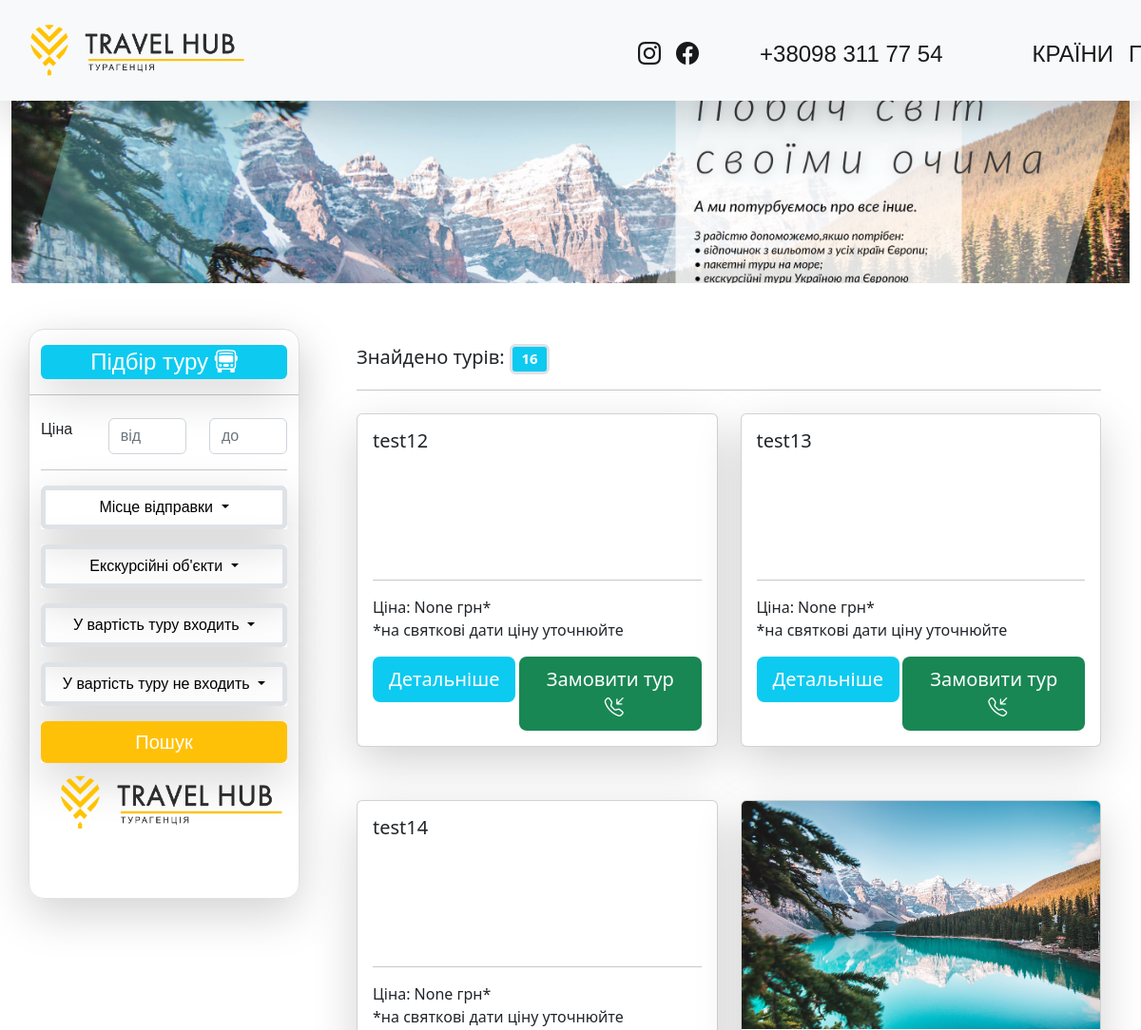
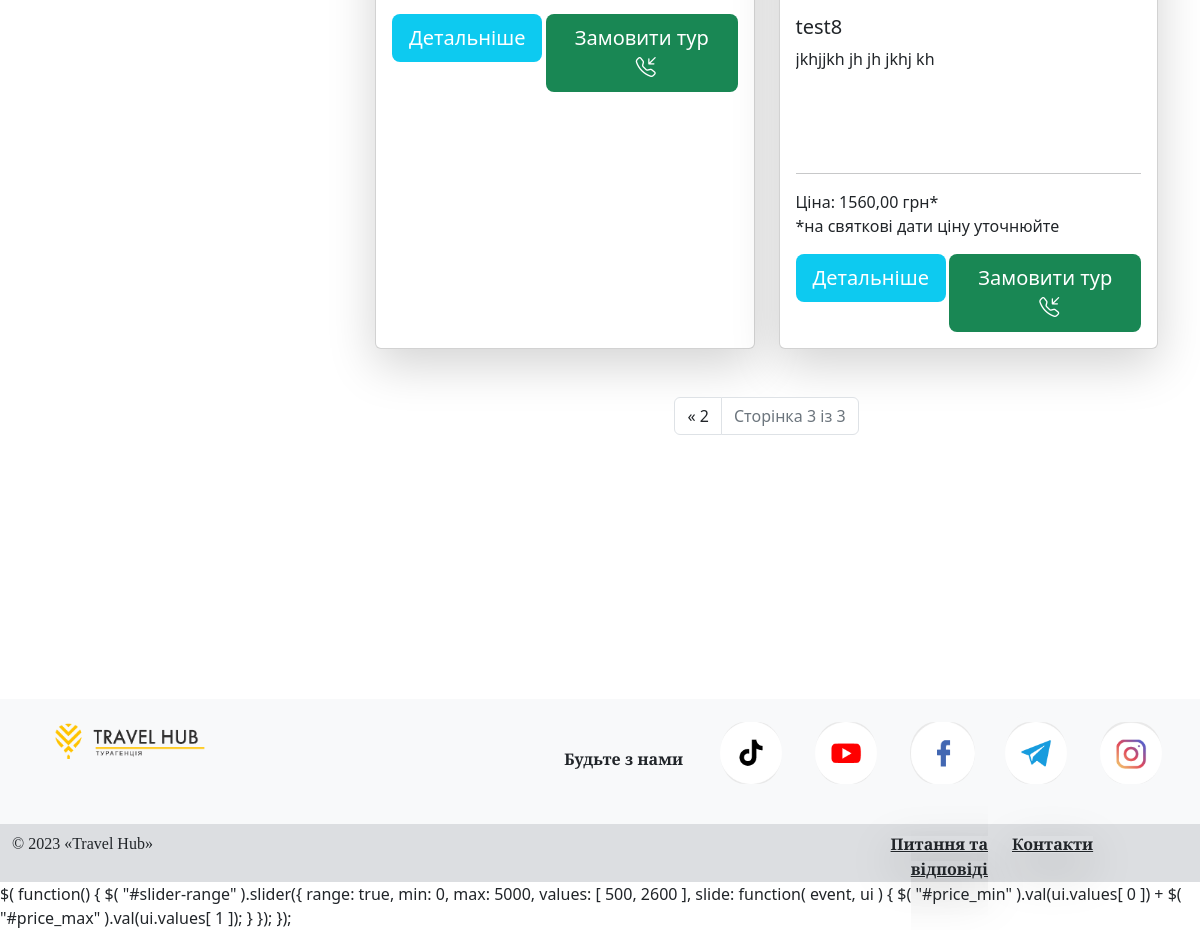
/catalog/?page=3, run on the app's committed database (2 pictures, top to bottom).
### main/models.py (models this page shows, shortened)
class Tour(models.Model):
    name = models.CharField(verbose_name='Назва туру', max_length=100)
    price = models.DecimalField(verbose_name='Вартість', max_digits=10, decimal_places=2,  blank=True, null=True)
    description = models.TextField(verbose_name='Короткий опис туру',  blank=True)
    main_photo = models.FileField(verbose_name='Головне фото', blank=True, upload_to='tour_main_photo/')
    start_place = models.ManyToManyField(StartPlace, verbose_name='Місце посадки',  blank=True)
    plan = models.TextField(verbose_name='План туру', blank=True)
    tour_objects = models.ManyToManyField(TourObject, verbose_name="Екскурсійні об'єкти", blank=True)
    price_include = models.ManyToManyField(PriceInclude, verbose_name='У вартість туру входить', blank=True)
    price_exclude = models.ManyToManyField(PriceExclude, verbose_name='У вартість туру не входить', blank=True)
    food = models.TextField(verbose_name='Харчування', blank=True)
    ticket = models.TextField(verbose_name='Вхідні квитки', blank=True)
    notes = models.TextField(verbose_name='Додаткова інформація', blank=True)
    url = models.SlugField(max_length=160, unique=True, blank=True)
    created_at = models.DateTimeField(auto_now_add=True)
    updated_at = models.DateTimeField(auto_now=True)
    class Meta:
        verbose_name = "Тур"
        verbose_name_plural = "Тури"
    def get_absolute_url(self):
        return reverse('detail_tour', kwargs={'pk': self.pk})

### main/views.py (the view)
# urls.py: path('catalog/', TourList.as_view(), name='catalog'),
class TourList(FilterView):
    model = Tour
    context_object_name = 'tours'
    filterset_class = TourFilter
    template_name = 'catalog.html'
    paginate_by = 6
    def get_context_data(self, **kwargs):
        context = super().get_context_data(**kwargs)
        context['form'] = OrderForm(self.request.GET)
        context['tour_objects'] = TourObject.objects.all()
        context['start_places'] = StartPlace.objects.all()
        context['price_include'] = PriceInclude.objects.all()
        context['price_exclude'] = PriceExclude.objects.all()
        filtered_data = context['filter'].qs
        paginator = Paginator(filtered_data, self.paginate_by)
        page = self.request.GET.get('page')
        context['page_obj'] = paginator.get_page(page)
        return context

### main/forms.py
class OrderForm(forms.Form):
    name = forms.CharField(max_length=30)
    surname = forms.CharField(max_length=50)
    phone = forms.CharField(max_length=9)

### main/models.py (called while the page is built)
    def __str__(self):
        return self.name

    def __str__(self):
        return self.name

    def __str__(self):
        return self.name

    def __str__(self):
        return self.name

### templates/catalog.html (shortened to what this page needs)
{% extends 'base.html' %}
{% load static %}
{% block content %}
<div class="container">
      <div class="row mt-5" style="margin-bottom:200px;">
          <div class="col-10 shadow-lg  offset-1 offset-md-0 col-md-3 border pt-3 rounded-4 me-5" style="max-height:600px; font-family: 'Titillium Web', sans-serif; ">
              <p class="text-center text-bg-primary bg-info shadow-lg rounded fs-4">Підбір туру <i class="bi bi-bus-front"></i></p>
              <form method="GET">
            <div class="row "><hr>
            <div class="col col-md-3  mt-2">Ціна</div>
            <div class="col mt-2"><input class="form-control " placeholder="від" type="text" id="price_min" name="price_min" /></div>
                <div class="col mt-2"><input class="form-control " placeholder="до" type="text" id="price_max" name="price_max" /></div>
            </div>
            <div class="mt-3 mb-3" id="slider-range"></div><hr>
<div class="d-grid gap-2 mb-3 shadow-lg">
  <button class="btn border  border-5 text-black dropdown-toggle" type="button" data-bs-toggle="dropdown" aria-expanded="false">
    Місце відправки
  </button>
</div>
<div class="d-grid gap-2 mb-3 shadow-lg">
  <button class="btn border  border-5 text-black dropdown-toggle" type="button" data-bs-toggle="dropdown" aria-expanded="false">
    Екскурсійні об'єкти
  </button>
</div>
                  <div class="d-grid gap-2 mb-3 shadow-lg">
  <button class="btn border  border-5 text-black dropdown-toggle" type="button" data-bs-toggle="dropdown" aria-expanded="false">
    У вартість туру входить
  </button>
</div>
                      <div class="d-grid gap-2 mb-3 shadow-lg">
  <button class="btn border  border-5 text-black dropdown-toggle" type="button" data-bs-toggle="dropdown" aria-expanded="false">
    У вартість туру не входить
  </button>
</div>
    <div class="d-grid gap-2 shadow-lg">
  <button type="submit" class="btn bg-warning fs-5 text-white">Пошук</button>
    </div>
</form>
<img style="max-width: 100%;" src="{% static 'images/logo7.png' %}" alt="" ></a>
      </div>
          <div class="col">
              <h5 class="mt-3">Знайдено турів: <span class="border border-3 badge bg-info">{{filter.qs.count }}</span></h5><hr>
            <div class="row mt-2">
            {% for tour in page_obj %}
            <div class="col col-md-6 offset-1 offset-md-0 mt-2 mb-5">
              <div class="card shadow-lg w-100 h-100 " style="width: 18rem;">
                  {% if tour.main_photo.url is not None %}
                  <a href="{{ tour.get_absolute_url }}"><img src="{{ tour.main_photo.url }}" style="max-height: 240px;" class="card-img-top" alt="..."></a>
                  {% endif %}
  <div class="card-body ">
    <h5 class="card-title">{{ tour.name }}</h5>
    <p class="card-text overflow-scroll" style="max-height: 100px; min-height:110px;">{{tour.description}}</p>
      <hr>
      <p class="card-text lh-base fw-light"><b>Ціна: {{tour.price}} грн*</b><br>
      *на святкові дати ціну уточнюйте
      </p>
<div class="row">
    <div class="col-md-5">
        <a href="{{ tour.get_absolute_url }}" class="btn btn-lg bg-info  text-white">Детальніше</a>
    </div>
    <div class="col">
        <button type="button" class="btn btn-lg bg-success  text-white" data-bs-toggle="modal" data-bs-target="#exampleModal">
      Замовити тур<i class="bi bi-telephone-inbound ms-2"></i>
        </button>
    </div>
</div>
  </div>
</div>
          </div>
          {% endfor %}
              </div>
         <nav aria-label="Page navigation example">
  <ul class="pagination justify-content-center">
      {% if page_obj.has_previous %}
    <li class="page-item text-dark"><a class="page-link text-dark" href="?page={{ page_obj.previous_page_number }}">&laquo;  {{page_obj.previous_page_number}}</a></li>
      {% else %}
<li class="page-item disabled">
      <a class="page-link">1</a>
    </li>
      {% endif %}
    <li class="page-item disabled"><a class="page-link">Сторінка {{ page_obj.number }} із {{ page_obj.paginator.num_pages }}</a></li>
  </ul>
</nav>
          </div>
      </div>
</div>
{% endblock content %}
{% block scripts %}
      $( function() {
        $( "#slider-range" ).slider({
          range: true,
          min: 0,
          max: 5000,
          values: [ 500, 2600 ],
          slide: function( event, ui ) {
            $( "#price_min" ).val(ui.values[ 0 ]) + $( "#price_max" ).val(ui.values[ 1 ]);
          }
        });
  });
{% endblock scripts %}

### static/css/styles.css (style rules this page uses)
body { height: 100vh; display: flex; flex-direction: column; margin: 0; }

### data on the page
Tour: name "test12", price "None"
Tour: name "test13", price "None"
Tour: name "test14", price "None"
Tour: main_photo (picture), name "test8", description "jkhjjkh jh jh jkhj kh", price "1560,00"

### other printed values
{{ filter.qs.count }} "16"
{{ page_obj.previous_page_number }} "2"
{{ page_obj.number }} "3"
{{ page_obj.paginator.num_pages }} "3"
